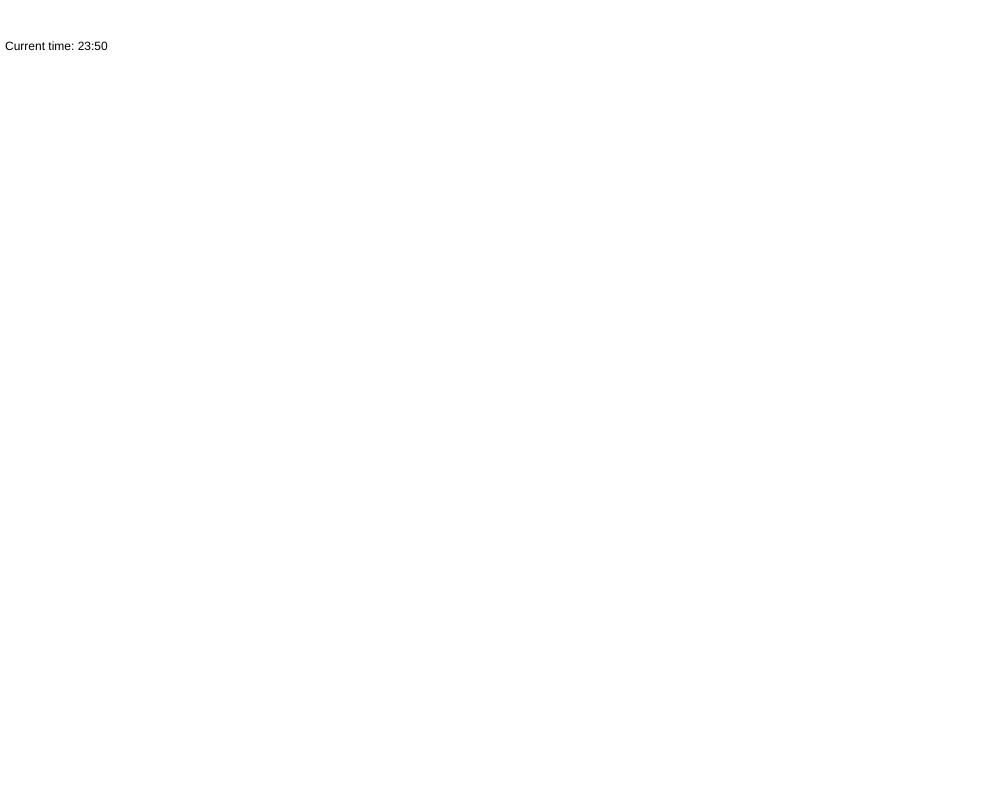
Frame 1 (no input)
Frame 60 (no input): identical to frame 1, image omitted
Frame 120 (the mouse pressed at the canvas centre since frame 60): identical to frame 1, image omitted

The p5.js sketch that drew this single still picture (run headless with seeded random() and noise() and a simulated clock; from frame 60 on, the mouse is pressed at the canvas centre):

// p5.js sketch
// ── sketch.js
/*
Creation & Compuation - Kate Hartman
Time
Fall 2017

*/

var h;
var m;

function setup() {
  createCanvas(1000, 800);
}

function draw() {
  background(255);
  fill(0);
  h = hour(); //Needs to be included inside a function, such as setup or draw.
  m = minute(); //Needs to be included inside a function, such as setup or draw.
  text("Current time: " + h + ":" + m, 5, 50);
  console.log(h);

}
